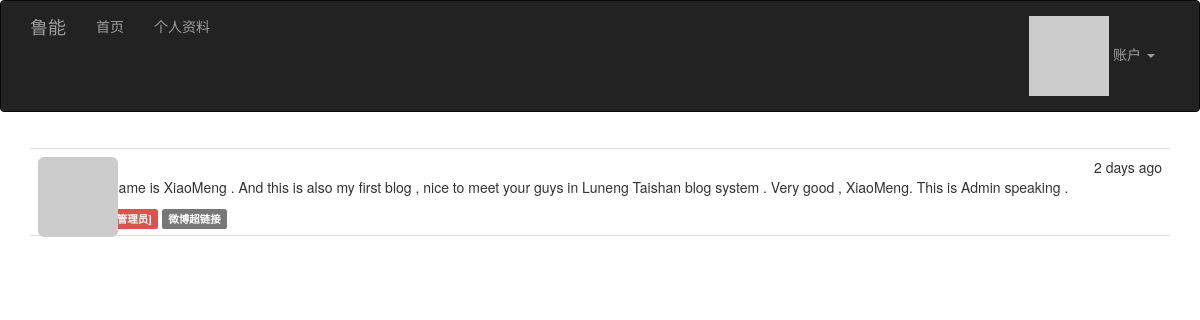
Screenshot of /post/3 (signed in) with the database file from the repository.
### app/models.py (models this page shows, shortened)
class Post(db.Model):
    __tablename__ = 'posts'
    id = db.Column(db.Integer, primary_key=True)
    body = db.Column(db.Text)
    timestamp = db.Column(db.DateTime, index=True, default=datetime.utcnow)
    author_id = db.Column(db.Integer, db.ForeignKey('users.id'))
    body_html=db.Column(db.Text)

### app/main/views.py (the view)
@main.route('/post/<int:id>')
def post(id):
    post=Post.query.get_or_404(id)
    return render_template('post.html',posts=[post])

### app/auth/views.py (called while the page is built)
@auth.before_app_request
def before_request():
    if current_user.is_authenticated:
        current_user.ping()

### app/main/__init__.py (called while the page is built)
@main.app_context_processor
def inject_permissions():
    return dict(Permission=Permission)

### app/models.py (called while the page is built)
@login_manager.user_loader
def load_user(user_id):
    return User.query.get(int(user_id))

    def can(self,permissions):
        return self.role is not None and (self.role.permissions & permissions) == permissions

    def is_administrator(self):
        return self.can(Permission.ADMINISTER)

    def ping(self):
        self.last_seen=datetime.utcnow()
        db.session.add(self)

    def gravatar(self,size=100,default='identicon',rating='g'):
        if request.is_secure:
            url = 'https://secure.gravatar.com/avatar'
        else:
            url = 'http://cn.gravatar.com/avatar'
        hash= self.avatar_hash or hashlib.md5(str(self.email).encode('utf-8')).hexdigest()
        return '{url}/{hash}?s={size}&d={default}&r={rating}'.format(url=url, hash=hash, size=size, default=default, rating=rating)

### app/templates/post.html (shortened to what this page needs)
{% extends "base.html" %}
{% import "_macros.html" as macros %}
{% block page_content %}
{% include '_posts.html' %}
{% endblock %}

### app/templates/_posts.html
<ul class="posts">
    {% for post in posts %}
    <li class="post">
        <div class="post-thumbnail">
            <a href="{{ url_for('.user', username=post.author.username) }}">
                <img class="img-rounded profile-thumbnail" src="{{ post.author.gravatar(size=40) }}">
            </a>
        </div>
        <div class="post-content">
            <div class="post-date">{{ moment(post.timestamp).fromNow() }}</div>
            <div class="post-author"><a href="{{ url_for('.user', username=post.author.username) }}">{{ post.author.username }}</a></div>
            <div class="post-body">
                {% if post.body_html %}
                    {{ post.body_html | safe }}
                {% else %}
                    {{ post.body }}
                {% endif %}
            </div>
            <div class="post-footer">
                {% if current_user == post.author %}
                <a href="{{ url_for('.edit', id=post.id) }}">
                    <span class="label label-primary">编辑</span>
                </a>
                {% elif current_user.is_administrator() %}
                <a href="{{ url_for('.edit', id=post.id) }}">
                    <span class="label label-danger">编辑[管理员]</span>
                </a>
                {% endif %}
                <a href="{{ url_for('.post', id=post.id) }}">
                    <span class="label label-default">微博超链接</span>
                </a>
            </div>
        </div>
    </li>
    {% endfor %}
</ul>

### app/static/styles.css (style rules this page uses)
.profile-thumbnail { position: absolute; }
ul.posts { list-style-type: none; padding: 0px; margin: 16px 0px 0px 0px; border-top: 1px solid #e0e0e0; }
ul.posts li.post { padding: 8px; border-bottom: 1px solid #e0e0e0; }
div.post-date { float: right; }
div.post-author { font-weight: bold; }
div.post-thumbnail { position: absolute; }
div.post-content { margin-left: 48px; min-height: 48px; }

### rows the page displays
Post: timestamp "2 days ago", body_html "My Name is XiaoMeng . And this is also my first blog , nice to meet your guys in Luneng Taishan blog system . Very good , XiaoMeng. This is Admin speaking ."
